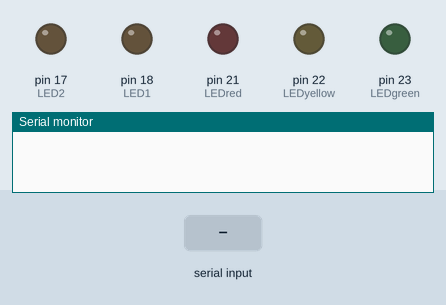
This sketch was run on a simulated Arduino Mega 2560, built with avr-gcc and run on an emulated ATmega2560. Shown: output pins drawn as LEDs (lit = HIGH), the last lines printed to the serial monitor. The test bench sets the inputs (shaded band).

Above: at 1.2 s.
1.3 s: "a" received over Serial
At 2.0 s:
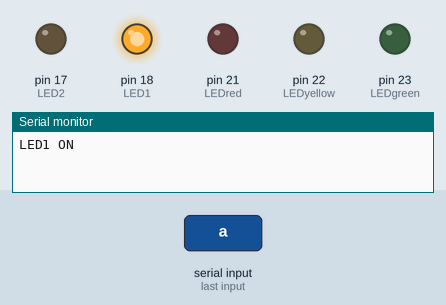
2.8 s: "c" received over Serial
At 3.2 s:
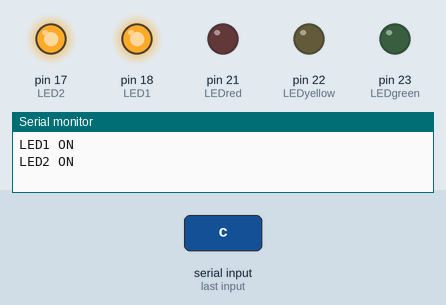
4.3 s: "b" received over Serial
At 5.5 s:
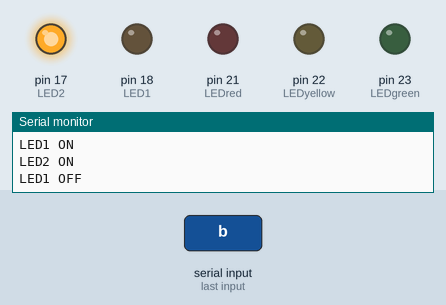
5.8 s: "d" received over Serial
At 6.6 s:
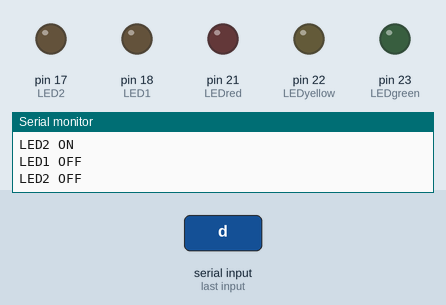
Timing chart, 0 to 8.3 s (numbered marks = the images above; inputs shaded):
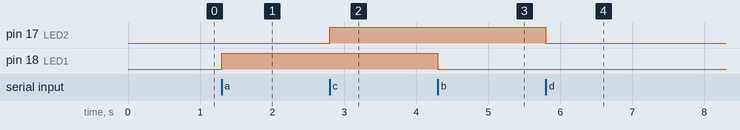

Measured:
- after the input at 1.3 s, pin 18 (LED1): LOW → HIGH at once
- after the input at 2.8 s, pin 17 (LED2): LOW → HIGH at once
- after the input at 4.3 s, pin 18 (LED1): HIGH → LOW at once
- after the input at 5.8 s, pin 17 (LED2): HIGH → LOW at once

The sketch:

sketch_jul01a.ino
```cpp
//#define button 15
#define LED1 18
#define LED2 17
const int LEDred = 21;
const int LEDyellow = 22;
const int LEDgreen = 23;
void setup() {
  Serial.begin(9600);
  pinMode(LED1,OUTPUT);
  pinMode(LED2,OUTPUT);
  pinMode(LEDred,OUTPUT);
  pinMode(LEDyellow,OUTPUT);
  pinMode(LEDgreen,OUTPUT);
}

void loop() {
  char ch1;
  ch1 = Serial.read();
  if (ch1 == 'a'){
    digitalWrite(LED1, HIGH);
    Serial.println("LED1 ON");
  }else if(ch1 == 'b'){
    digitalWrite(LED1, LOW);
    Serial.println("LED1 OFF");
  }else if(ch1 == 'c'){
    digitalWrite(LED2, HIGH);
    Serial.println("LED2 ON");
  }else if(ch1 == 'd'){
    digitalWrite(LED2, LOW);
    Serial.println("LED2 OFF");
  }

}
```
